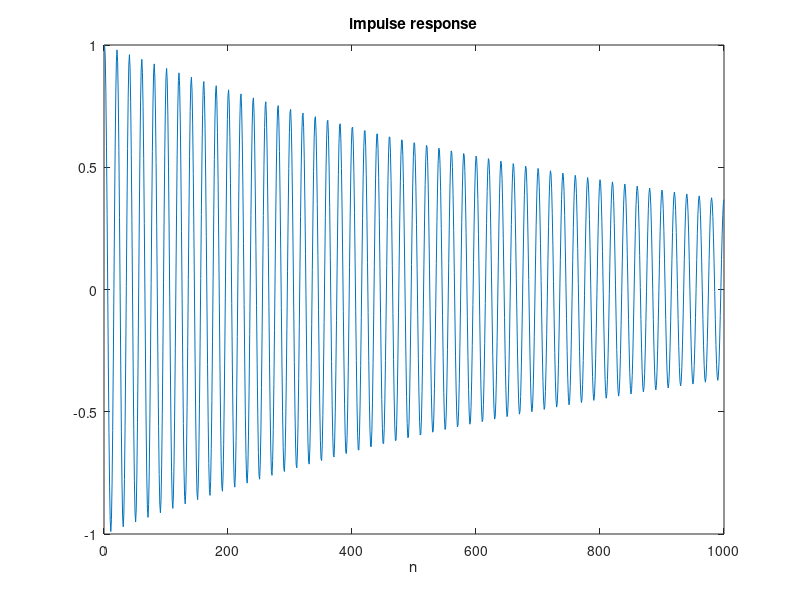

MATLAB code to generate this figure:
A = [1 -1.9 0.998]
B = [1 -0.95 0]

x = [1 zeros(1,999)]
Y = filter(B,A,x)
figure(1)
plot(Y)
xlabel('n')
title('impulse response')

Y(1)